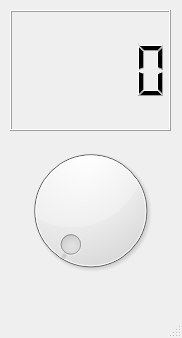
<?xml version="1.0" encoding="UTF-8"?>
<ui version="4.0">
 <class>MainWindow</class>
 <widget class="QMainWindow" name="MainWindow">
  <property name="geometry">
   <rect>
    <x>0</x>
    <y>0</y>
    <width>182</width>
    <height>338</height>
   </rect>
  </property>
  <property name="windowTitle">
   <string>MainWindow</string>
  </property>
  <widget class="QWidget" name="centralwidget">
   <widget class="QLCDNumber" name="lcdNumber">
    <property name="geometry">
     <rect>
      <x>10</x>
      <y>10</y>
      <width>161</width>
      <height>121</height>
     </rect>
    </property>
   </widget>
   <widget class="QDial" name="dial">
    <property name="geometry">
     <rect>
      <x>10</x>
      <y>140</y>
      <width>161</width>
      <height>141</height>
     </rect>
    </property>
   </widget>
  </widget>
  <widget class="QMenuBar" name="menubar">
   <property name="geometry">
    <rect>
     <x>0</x>
     <y>0</y>
     <width>182</width>
     <height>28</height>
    </rect>
   </property>
  </widget>
  <widget class="QStatusBar" name="statusbar"/>
 </widget>
 <resources/>
 <connections>
  <connection>
   <sender>dial</sender>
   <signal>valueChanged(int)</signal>
   <receiver>MainWindow</receiver>
   <slot>lcd_slot()</slot>
   <hints>
    <hint type="sourcelabel">
     <x>74</x>
     <y>229</y>
    </hint>
    <hint type="destinationlabel">
     <x>3</x>
     <y>210</y>
    </hint>
   </hints>
  </connection>
 </connections>
 <slots>
  <slot>lcd_slot()</slot>
 </slots>
</ui>
